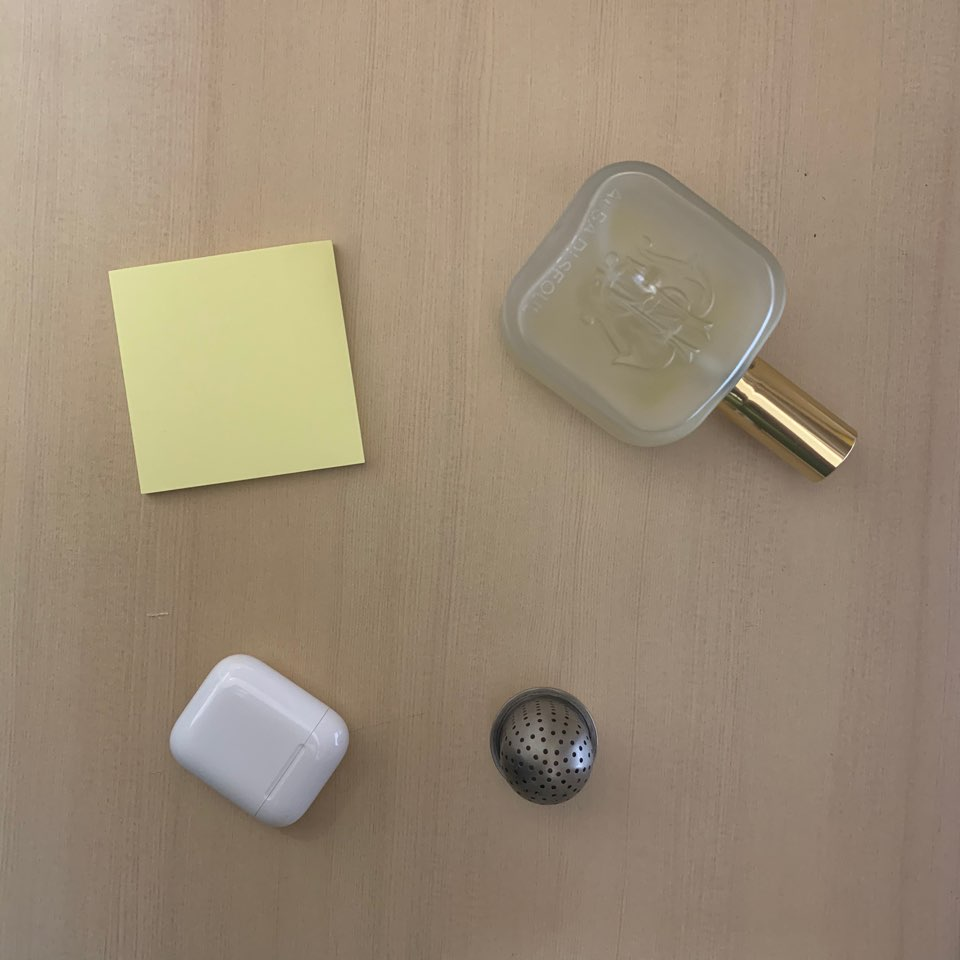
#> input picture termProject/models.jpg, 960 x 960 px, found by its file name
$ python final.py
#> lines starting #> are read from the running program, lines starting #| are printed output that depends on the picture
import numpy as np
import cv2

# 사용환경 : opencv-contrib-python -3.4.2.17 version
# 사용법 : 객체를 드레그한 뒤 스페이스바를 누른다.
#        동영상 재생될때 q누르면 종료 s누르면 다른 객체 식별.

errorcode = 0
cnt = 0
model_img = cv2.imread("C:/Users/jjmml/Desktop/models.jpg", cv2.IMREAD_GRAYSCALE)
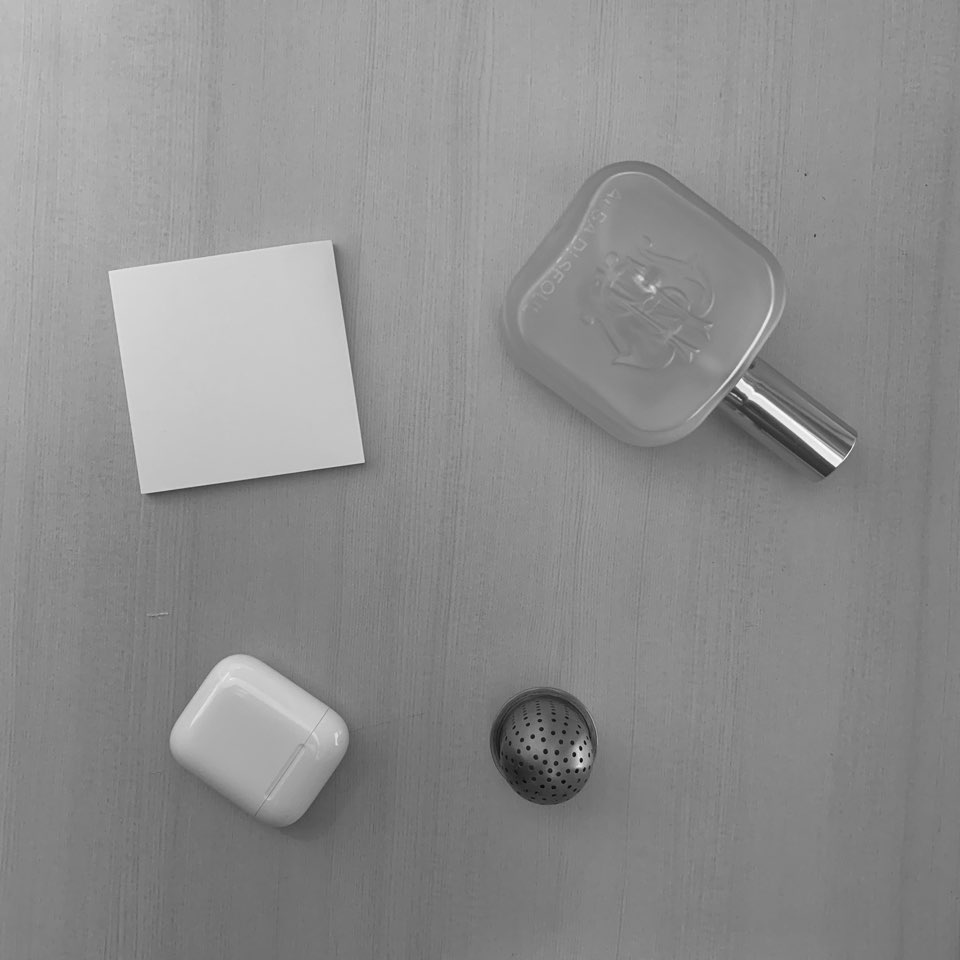
#> model_img: shape (960, 960); min 1, max 255, mean 141.2
model_img = cv2.resize(model_img, dsize=(800, 800), interpolation=cv2.INTER_AREA)
#> model_img: shape (800, 800)

def select(cap):
    global errorcode
    global cnt
#> (the run stopped early here; a loop or call above may not have finished)
